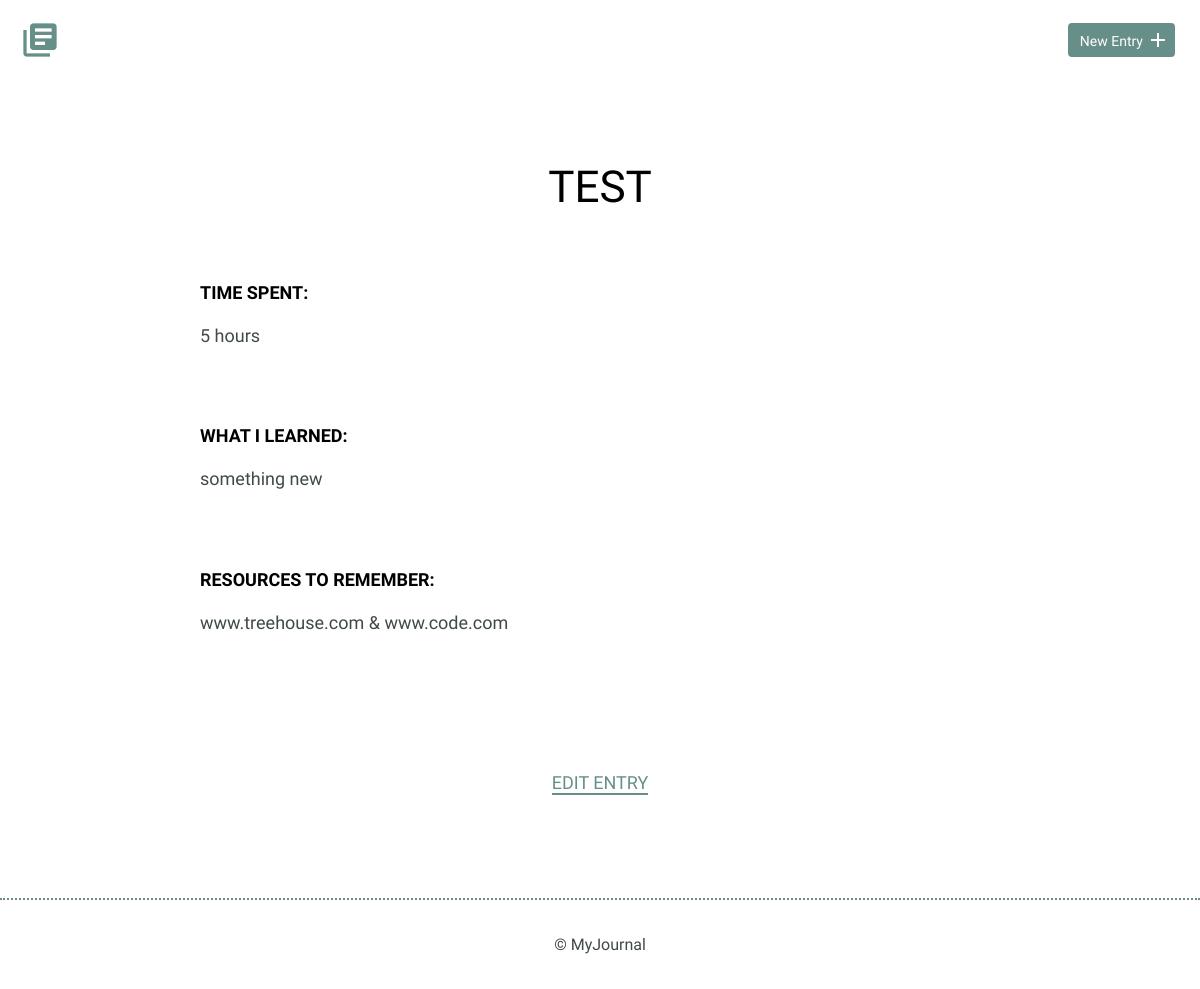
/detail.php?id=6, run on an earlier commit of the app's database.
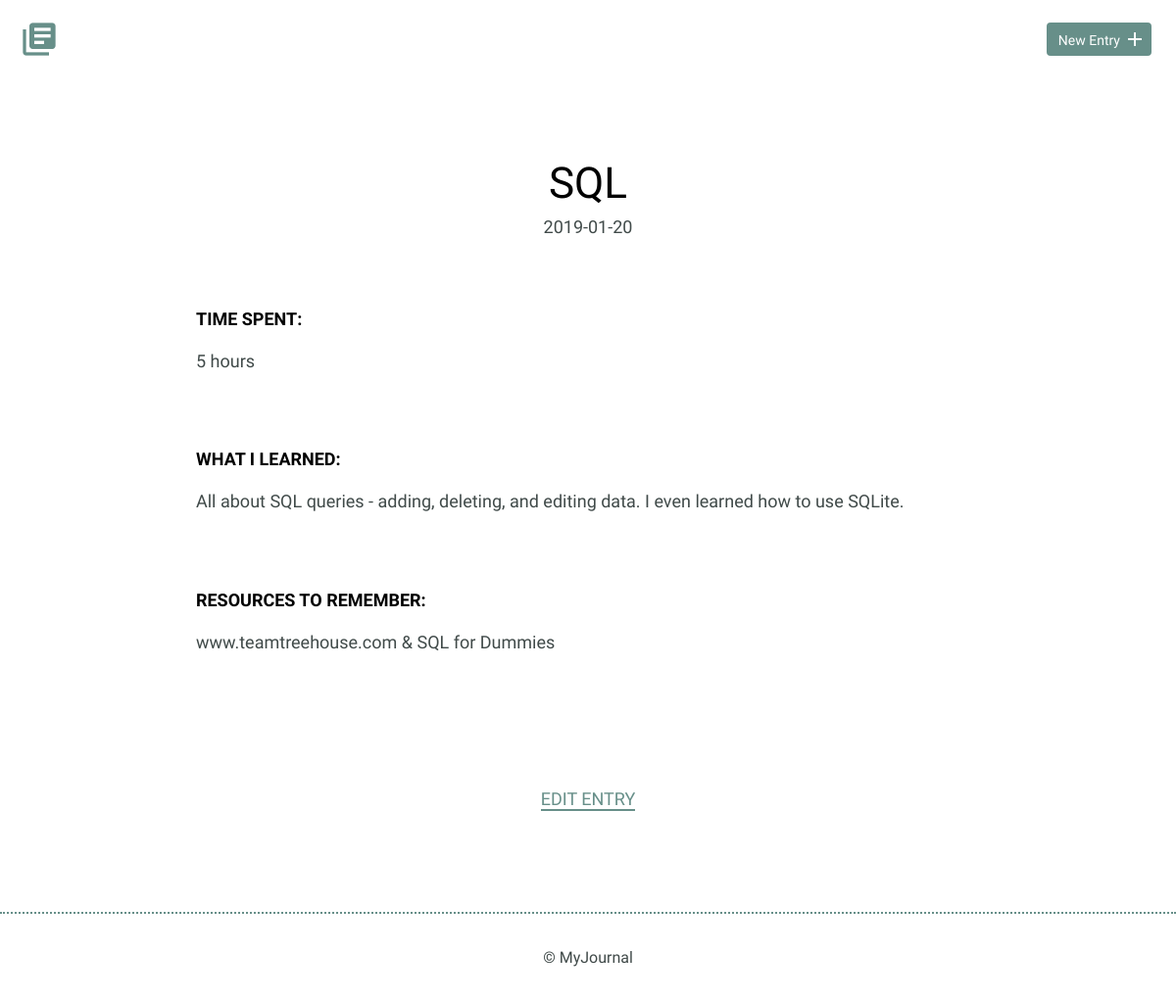
And on a later commit of the database.
### tables this page shows
CREATE TABLE "entries" (
	`id`	INTEGER,
	`title`	TEXT,
	`date`	TEXT,
	`time_spent`	INTEGER,
	`learned`	BLOB,
	`resources`	BLOB,
	PRIMARY KEY(`id`)
);

### detail.php (the view)
<?php
if(isset($_GET['id'])) {
    $id = filter_input(INPUT_GET,'id',FILTER_SANITIZE_NUMBER_INT);
}
include("inc/connection.php");
    try {
        $results = $db->prepare('SELECT * FROM entries WHERE id = ?');
        $results->bindParam(1, $id, PDO::PARAM_INT);
        $results->execute();
    } catch (Exception $e) {
        echo "Error!: " . $e->getMessage() . "</br>";
        return false;
    }
$details = $results->fetch(PDO::FETCH_ASSOC);
include("inc/header.php");
?>
<section>
    <div class="container">
        <div class="entry-list single">
            <article>
                <h1><?php echo $details['title']; ?></h1>
                <time datetime="2016-01-31"><?php echo $details['date']; ?></time>
                <div class="entry">
                    <h3>Time Spent: </h3>
                    <p><?php echo $details['time_spent']; ?></p>
                </div>
                <div class="entry">
                    <h3>What I Learned:</h3>
                    <p><?php echo $details['learned']; ?></p>
                </div>
                <div class="entry">
                    <h3>Resources to Remember:</h3>
                    <p>
                    <?php echo $details['resources']; ?>
                    </p>
                </div>
            </article>
        </div>
    </div>
    <div class="edit">
        <p><a href="edit.php?id=<?php echo $details['id']; ?>"> Edit Entry</a></p>
    </div>
</section>
<?php include("inc/footer.php"); ?>

What changed in the data, as far as the page shows it:
changed entries: title "TEST" → "SQL"; date (not shown) → "2019-01-20"; learned "something new" → "All about SQL queries - adding, deleting, and editing data. I even learned how to use SQLite."; resources "www.treehouse.com & www.code.com" → "www.teamtreehouse.com & SQL for Dummies"
